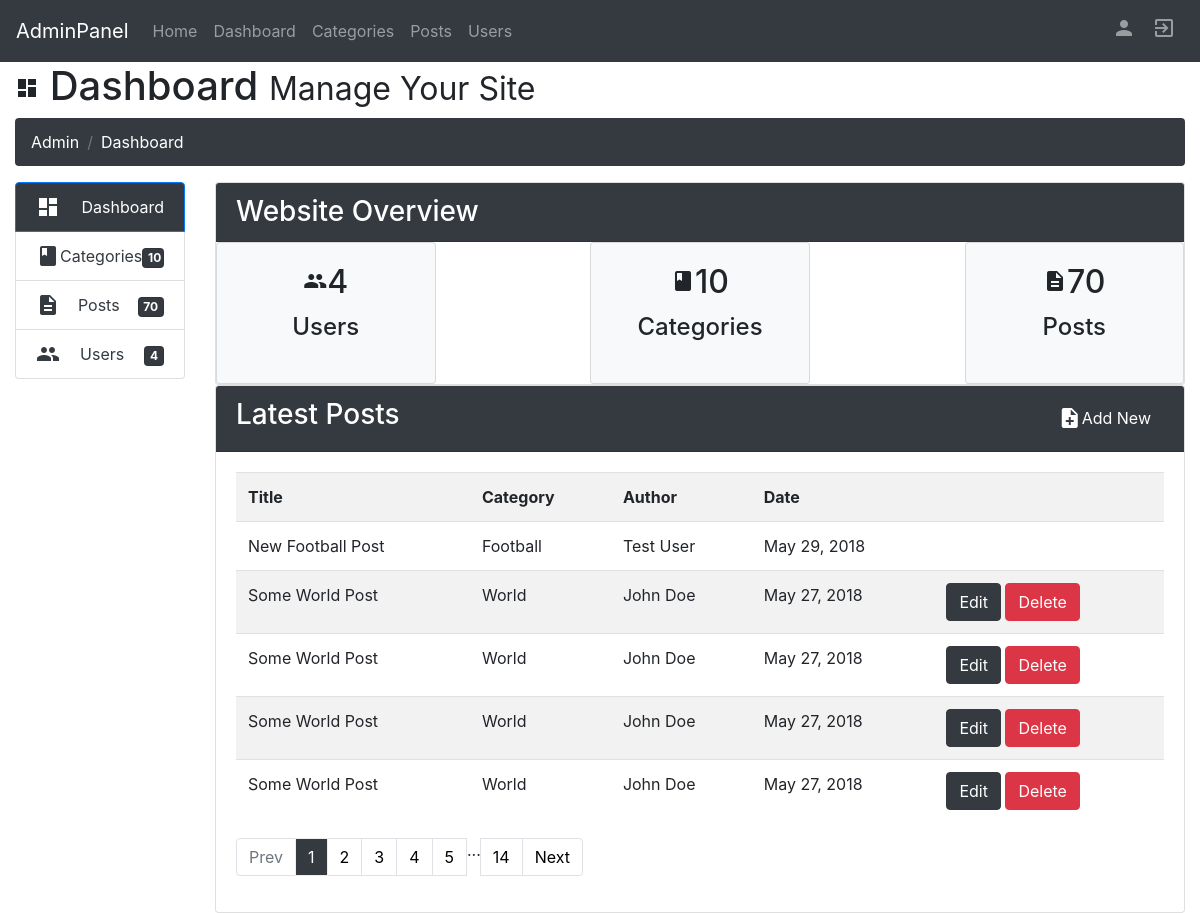
/admin/dashboard/ (signed in), run on the app's committed database.
### tables this page shows
CREATE TABLE `Post` (
  `id` int(11) NOT NULL,
  `category_id` int(11) DEFAULT NULL,
  `imgsrc` varchar(256) DEFAULT NULL,
  `heading` varchar(256) NOT NULL,
  `description` text NOT NULL,
  `text` text NOT NULL,
  `tags` text NOT NULL,
  `time` datetime NOT NULL,
  `author_id` int(11) DEFAULT NULL,
  `url_name` varchar(256) NOT NULL,
  `views` int(11) NOT NULL DEFAULT '0'
);

CREATE TABLE `Category` (
  `id` int(11) NOT NULL,
  `cname` varchar(256) NOT NULL,
  `url_name` varchar(256) NOT NULL,
  `parent_id` int(11) DEFAULT NULL
);

CREATE TABLE `User` (
  `id` int(11) NOT NULL,
  `username` varchar(50) NOT NULL,
  `u_password` varchar(256) NOT NULL,
  `rights` varchar(10) NOT NULL,
  `first_name` varchar(50) NOT NULL,
  `second_name` varchar(50) NOT NULL,
  `email` varchar(100) NOT NULL,
  `profile_img` varchar(256) NOT NULL DEFAULT '/uploader/files/profiledefault.png',
  `about` text NOT NULL
);

### index.php (called while the page is built, shortened)
<?php
if (isset($_GET['controller']) && isset($_GET['action'])) {
    $controller = $_GET['controller'];
    $action = $_GET['action'];
} else {
    $controller = 'pages';
    $action = 'home';
}
require_once 'routes.php';

### admin/controllers/adminPages_controller.php (called while the page is built, shortened)
<?php
class AdminPagesController
{
    public function dashboard()
    {
        $posts = Post::all();
        $targetpage = "/admin/dashboard";
        $total = count($posts);
        $adjacents = 1;
        $limit = 5;
        $pageNum = $_GET['page'] ?? 0;
        if ($pageNum) {
            $start = ($pageNum - 1) * $limit;
        } else {
            $start = 0;
        }
        if ($pageNum == 0) {
            $pageNum = 1;
        }
        $prev = $pageNum - 1;
        $next = $pageNum + 1;
        $lastpage = ceil($total / $limit);
        $postsToDisplay = array_slice($posts, $start, $limit);
        require_once 'admin/views/layout.php';
    }
}

### admin/models/user.php (called while the page is built, shortened)
<?php
class User
{
    public function __construct($id, $username, $password, $rights, $first_name, $second_name, $email, $profile_img, $about)
    {
        $this->first_name = $first_name;
        $this->second_name = $second_name;
    }
    public static function get_by_userid($id)
    {
        $db = Db::getInstance();
        $id = intval($id);
        $req = $db->prepare('SELECT * FROM User WHERE id = :id');
        $req->bindValue(':id', $id, PDO::PARAM_INT);
        $req->execute();
        $user = $req->fetch();
        return new User($user['id'], $user['username'],
            $user['u_password'], $user['rights'],
            $user['first_name'], $user['second_name'],
            $user['email'], $user['profile_img'],
            $user['about']);
    }
    public static function all()
    {
        $list = [];
        $db = Db::getInstance();
        $req = $db->query('SELECT * FROM User');
        foreach ($req->fetchAll() as $user) {
            $list[] = new User($user['id'], $user['username'],
                $user['u_password'], $user['rights'],
                $user['first_name'], $user['second_name'],
                $user['email'], $user['profile_img'],
                $user['about']);
        }
        return $list;
    }
}

### admin/models/post.php (called while the page is built, shortened)
<?php
class Post
{
    public function __construct($id, $category, $imgsrc, $heading, $description, $text, $tags, $time, $author, $url_name)
    {
        $this->id = $id;
        $this->category = $category;
        $this->heading = $heading;
        $this->time = $time;
        $this->author = $author;
    }
    public static function all()
    {
        $list = [];
        $db = Db::getInstance();
        $req = $db->query('SELECT * FROM Post ORDER BY `time` desc');
        foreach ($req->fetchAll() as $post) {
            $list[] = new Post($post['id'], Category::get_by_id($post['category_id']),
                $post['imgsrc'], $post['heading'], $post['description'],
                $post['text'], $post['tags'], $post['time'],
                User::get_by_userid($post['author_id']), $post['url_name']);
        }
        return $list;
    }
}

### admin/models/category.php (called while the page is built, shortened)
<?php
class Category
{
    public function __construct($id, $name, $url_name, $parent_id, $parent_name)
    {
        $this->name = $name;
    }
    public static function get_by_id($id)
    {
        $db = Db::getInstance();
        $id = intval($id);
        $req = $db->prepare('SELECT ch.*, rt.id as parent_id, rt.cname as parent_name
                             FROM Category as ch
                             LEFT JOIN Category as rt ON (ch.parent_id = rt.id)
                             WHERE ch.id = :id');
        $req->bindValue(':id', $id, PDO::PARAM_INT);
        $req->execute();
        $category = $req->fetch();
        return new Category($category['id'], $category['cname'], $category['url_name'],
            $category['parent_id'], $category['parent_name']);
    }
    public static function all()
    {
        $list = [];
        $db = Db::getInstance();
        $req = $db->query('SELECT ch.*, rt.id as parent_id, rt.cname as parent_name
                           FROM Category as ch
                           LEFT JOIN Category as rt ON (ch.parent_id = rt.id)');
        foreach ($req->fetchAll() as $category) {
            $list[] = new Category($category['id'], $category['cname'], $category['url_name'],
                $category['parent_id'], $category['parent_name']);
        }
        return $list;
    }
}

### admin/views/pages/dashboard.php (the view)
<?php require_once('admin/views/pages/admin_header.php'); ?>
  <header id="header">
    <div class="container-fluid">
      <div class="row">
        <div class="col-md-12">
          <h1>
            <span class="material-icons">dashboard</span> Dashboard
            <small>Manage Your Site</small>
          </h1>
        </div>
      </div>
    </div>
  </header>
    <div class="container-fluid">
      <ul class="breadcrumb bg-dark text-white">
        <li class="breadcrumb-item active bg-dark text-white">Admin</li>
        <li class="breadcrumb-item active bg-dark text-white">Dashboard</li>
      </ul>
    </div>
  <main id="main">
    <div class="container-fluid">
      <div class="row">
        <div class="col-md-2">
          <div class="list-group">
            <a href="/admin/dashboard/" class="list-group-item active bg-dark">
              <i class="material-icons">dashboard</i><span>Dashboard</span>
            </a>
            <a href="/admin/categories/" class="list-group-item text-dark">
              <i class="material-icons">class</i> <span>Categories</span>
              <span class="badge card bg-dark text-white"><?php echo count(Category::all());?></span>
            </a>
            <a href="/admin/posts/" class="list-group-item text-dark">
              <i class="material-icons">description</i> <span>Posts</span>
              <span class="badge card bg-dark text-white"><?php echo count(Post::all());?></span>
            </a>
            <a href="/admin/users/" class="list-group-item text-dark">
              <i class="material-icons">people</i> <span>Users</span>
              <span class="badge card bg-dark text-white"><?php echo count(User::all());?></span>
            </a>
          </div>
        </div>
        <div class="col-md-10">
          <div class="card">
            <h3 class="card-header bg-dark text-white">Website Overview</h3>
            <div class="row justify-content-between">
              <div class="col-md-3">
                <div class="card card-body bg-light">
                  <h2>
                    <i class="material-icons">people</i><?php echo count(User::all());?></h2>
                  <h4>Users</h4>
                </div>
              </div>
              <div class="col-md-3">
                <div class="card card-body bg-light">
                  <h2>
                  <i class="material-icons">class</i></span><?php echo count(Category::all());?></h2>
                  <h4>Categories</h4>
                </div>
              </div>
              <div class="col-md-3">
                <div class="card card-body bg-light">
                  <h2>
                  <i class="material-icons">description</i><?php echo count(Post::all());?></h2>
                  <h4>Posts</h4>
                </div>
              </div>
            </div>
          </div>
          <div class="card">
            <div class="card-header bg-dark text-white card-header-btn">
              <h3>Latest Posts</h3>
              <a class='btn btn-default bg-dark text-white' href='/admin/posts/add'>
                <i class="material-icons">note_add</i> Add New
              </a>
            </div>
            <div class="card-body">
            <table class="table table-striped table-hover">
              <tr>
                <th>Title</th>
                <th>Category</th>
                <th>Author</th>
                <th>Date</th>
                <th></th>
              </tr>
              <?php
$rows = '';
foreach ($postsToDisplay as $post) {
    $heading = htmlspecialchars($post->heading);
    $category = htmlspecialchars($post->category->name);
    $first_name = htmlspecialchars($post->author->first_name);
    $second_name = htmlspecialchars($post->author->second_name);
    $date = (new DateTime($post->time))->format('F d, Y');
    $editDelete = '';
    if (unserialize($_SESSION['current_user'])->rights == 'SA'
        || unserialize($_SESSION['current_user'])->id == $post->author->id) {
        $editDelete = "<a class='btn btn-dark' href='/admin/posts/edit/$post->id'>Edit</a>
                       <a class='btn btn-danger post-delete' href='/post/delete/$post->id'>Delete</a>";
    }
    $rows .= "<tr>
                <td>$heading</td>
                <td>$category</td>
                <td>$first_name $second_name</td>
                <td>$date</td>
                <td>$editDelete</td>
              </tr>";
}
echo $rows;
?>
            </table>
            <?php require_once "admin/views/pages/pagination.php"?>
            </div>
          </div>
        </div>
      </div>
    </div>
  </main>

### routes.php (shortened to what this page needs)
<?php
function call($controller, $action)
{
    switch ($controller) {
        case 'adminPages':
            require_once 'admin/models/user.php';
            require_once 'admin/models/category.php';
            require_once 'admin/models/post.php';
            $controller = new AdminPagesController();
            break;
    }
    $controller->{$action}();
}
$controllers = array('pages' => ['home', 'category', 'post_page', 'gallery', 'search', 'error'],
    'posts' => ['getAll', 'getById', 'getCount', 'getByCategory', 'getByCategoryDetailed'],
    'adminPages' => ['dashboard', 'post_add', 'post_edit', 'login', 'posts', 'categories', 'users', 'profile'],
    'user' => ['login', 'logout', 'add_new', 'delete', 'edit', 'autocomplete_filter'],
    'commentary' => ['add_new', 'delete'],
    'post' => ['add_new', 'delete', 'edit', 'autocomplete_filter'],
    'category' => ['add_new', 'before_delete', 'delete', 'edit', 'autocomplete_filter']);
if (array_key_exists($controller, $controllers)) {
    if (in_array($action, $controllers[$controller])) {
        call($controller, $action);
    } else {
        call('pages', 'error');
    }
} else {
    call('pages', 'error');
}

### admin/views/layout.php (shortened to what this page needs)
<!DOCTYPE html>
<html lang="en">
<head>
    <link rel="stylesheet" href="https://maxcdn.bootstrapcdn.com/bootstrap/4.1.0/css/bootstrap.min.css">
    <link href="/admin/css/style.css" rel="stylesheet">
    <link href="/admin/css/autocomplete.css" rel="stylesheet">
</head>
  <body>
    <?php require_once "admin/views/pages/" . $page;?>
  <body>
<html>

### admin/views/pages/admin_header.php (shortened to what this page needs)
<nav class="navbar navbar-expand-md bg-dark navbar-dark">
    <a class="navbar-brand" href="/admin/dashboard/">AdminPanel</a>
    <div class="collapse navbar-collapse" id="collapsibleNavbar">
      <ul class="navbar-nav">
        <li class="nav-item">
          <a class="nav-link" href="/home/">Home</a>
        </li>
        <li class="nav-item">
          <a class="nav-link" href="/admin/dashboard/">Dashboard</a>
        </li><li class="nav-item">
          <a class="nav-link" href="/admin/categories/">Categories</a>
        </li>
        <li class="nav-item">
          <a class="nav-link" href="/admin/posts/">Posts</a>
        </li>
        <li class="nav-item">
          <a class="nav-link" href="/admin/users/">Users</a>
        </li>
      </ul>
      <ul class="navbar-nav ml-auto">
        <li class="nav-item">
              <a class="nav-link" href="/admin/users/profile/<?php echo unserialize($_SESSION['current_user'])->id; ?>"><i class="material-icons">person</i></a>
            </li>
        <li class="nav-item">
              <a class="nav-link" href="/user/logout/"><i class="material-icons">exit_to_app</i></a>
        </li>
      </ul>
    </div>
  </nav>

### admin/views/pages/pagination.php (shortened to what this page needs)
<?php
$pagination = "";
if ($lastpage > 1) {
    $pagination .= "<ul class='pagination pg-dark'>";
    if ($pageNum > $counter + 1) {
        $pagination .= "<li class=\"page-item prev\"><a class='page-link' href=\"$targetpage/$prev\">Prev</a></li>";
    } else {
        $pagination .= "<li class=\"page-item disabled prev\"><a class='page-link' href=\"$targetpage/$prev\">Prev</a></li>";
    }
    if ($lastpage < 7 + ($adjacents * 2)) {
        for ($counter = 1; $counter <= $lastpage; $counter++) {
            if ($counter == $pageNum) {
                $pagination .= "<li class=\"page-item active\"><a href='' class='page-link'>$counter</a></li>";
            } else {
                $pagination .= "<li class=\"page-item\"><a class='page-link' href=\"$targetpage/$counter\">$counter</a></li>";
            }
        }
    } elseif ($lastpage > 5 + ($adjacents * 2))
    {
        if ($pageNum < 1 + ($adjacents * 2)) {
            for ($counter = 1; $counter < 4 + ($adjacents * 2); $counter++) {
                if ($counter == $pageNum) {
                    $pagination .= "<li class=\"page-item active\"><a href='' class='page-link'>$counter</a></li>";
                } else {
                    $pagination .= "<li class=\"page-item\"><a class='page-link' href=\"$targetpage/$counter\">$counter</a></li>";
                }
            }
            $pagination .= "<li>...</li>";
            $pagination .= "<li class=\"page-item\"><a class='page-link' href=\"$targetpage/$lastpage\">$lastpage</a></li>";
        }
    }
    if ($pageNum < $counter - 1) {
        $pagination .= "<li class=\"page-item next\"><a class='page-link' href=\"$targetpage/$next\">Next</a></li>";
    } else {
        $pagination .= "<li class=\"page-item disabled next\"><a class='page-link' href=\"$targetpage/$next\">Next</a></li>";
    }
    $pagination .= "</ul>\n";
    echo $pagination;
}

### admin/css/style.css (style rules this page uses)
.list-group a { display: flex; align-items: center; justify-content: space-between; }
.list-group a>* { flex-basis: 1; }
.list-group a .badge { flex-basis: 0.1; align-self: flex-end; }
.card .card>* { margin: auto; height: 50px; }
.card-header-btn { display: flex; justify-content: space-between; align-items: center; flex-wrap: wrap; }
.card-header-btn a { display: flex; align-items: center; }
.pagination>li>.page-link { color: #000; }
.pagination>li.active>.page-link { color: #fff; background-color: #343a40 ! important; border-color: #eee ! important; }

### data on the page
post: heading "New Football Post", category.cname "Football", author.first_name "Test", author.second_name "User", time "May 29, 2018"
post: heading "Some World Post", category.cname "World", author.first_name "John", author.second_name "Doe", time "May 27, 2018"
post: heading "Some World Post", category.cname "World", author.first_name "John", author.second_name "Doe", time "May 27, 2018"
post: heading "Some World Post", category.cname "World", author.first_name "John", author.second_name "Doe", time "May 27, 2018"
post: heading "Some World Post", category.cname "World", author.first_name "John", author.second_name "Doe", time "May 27, 2018"

### other printed values
count(Category::all()) "10"
count(Post::all()) "70"
count(User::all()) "4"
$lastpage "14"
